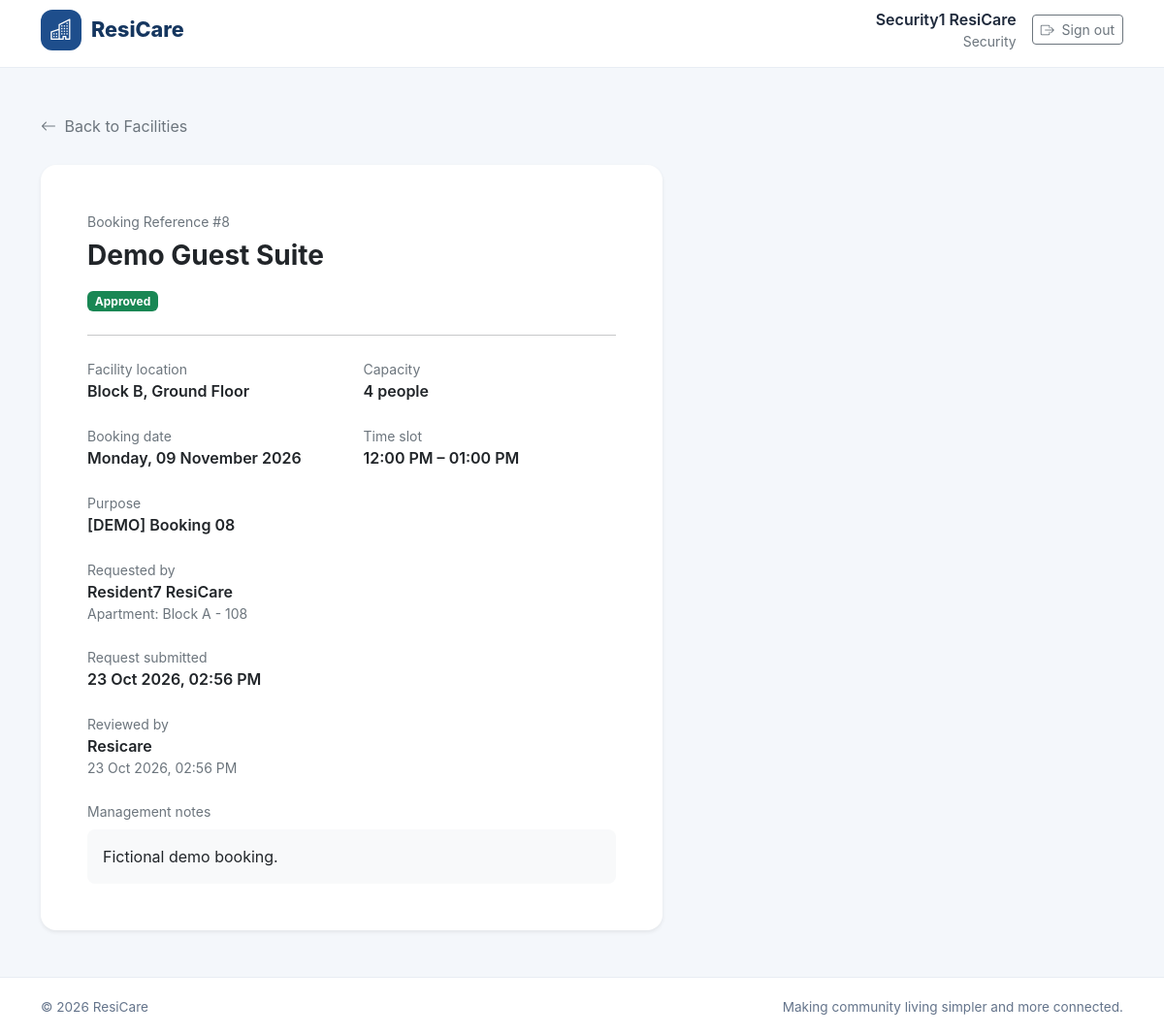
Screenshot of /facilities/booking/8/ (signed in) with the database file from the repository.
### accounts/models.py (models this page shows, shortened)
class User(AbstractUser):
    class Role(models.TextChoices):
        RESIDENT = "RESIDENT", "Resident"
        SECURITY = "SECURITY", "Security"
        MANAGEMENT = "MANAGEMENT", "Management"
    role = models.CharField(
        max_length=20,
        choices=Role.choices,
        default=Role.RESIDENT,
    )
    phone_number = models.CharField(
        max_length=15,
        blank=True,
    )

### facilities/models.py (models this page shows, shortened)
class FacilityBooking(models.Model):
    class Status(models.TextChoices):
        PENDING = "PENDING", "Pending Approval"
        APPROVED = "APPROVED", "Approved"
        REJECTED = "REJECTED", "Rejected"
        CANCELLED = "CANCELLED", "Cancelled"
    facility = models.ForeignKey(
        Facility,
        on_delete=models.PROTECT,
        related_name="bookings",
    )
    resident = models.ForeignKey(
        "residents.ResidentProfile",
        on_delete=models.PROTECT,
        related_name="facility_bookings",
    )
    booking_date = models.DateField()
    start_time = models.TimeField()
    end_time = models.TimeField()
    purpose = models.CharField(max_length=250)
    status = models.CharField(
        max_length=12,
        choices=Status.choices,
        default=Status.PENDING,
    )
    reviewed_by = models.ForeignKey(
        settings.AUTH_USER_MODEL,
        on_delete=models.SET_NULL,
        null=True,
        blank=True,
        related_name="reviewed_facility_bookings",
    )
    reviewed_at = models.DateTimeField(null=True, blank=True)
    management_notes = models.TextField(blank=True)
    created_at = models.DateTimeField(auto_now_add=True)
    updated_at = models.DateTimeField(auto_now=True)
    class Meta:
        ordering = ["-booking_date", "start_time"]
        indexes = [
            models.Index(fields=["facility", "booking_date", "status"]),
            models.Index(fields=["resident", "booking_date"]),
        ]

class Facility(models.Model):
    name = models.CharField(max_length=120, unique=True)
    description = models.TextField()
    location = models.CharField(max_length=150)
    capacity = models.PositiveIntegerField(default=10)
    opening_time = models.TimeField()
    closing_time = models.TimeField()
    is_active = models.BooleanField(default=True)
    created_at = models.DateTimeField(auto_now_add=True)
    updated_at = models.DateTimeField(auto_now=True)
    class Meta:
        ordering = ["name"]

### residents/models.py (models this page shows, shortened)
class ResidentProfile(models.Model):
    class ResidentType(models.TextChoices):
        OWNER = "OWNER", "Owner"
        TENANT = "TENANT", "Tenant"
        FAMILY_MEMBER = "FAMILY_MEMBER", "Family Member"
    user = models.OneToOneField(
        settings.AUTH_USER_MODEL,
        on_delete=models.CASCADE,
        related_name="resident_profile",
    )
    apartment = models.ForeignKey(
        Apartment,
        on_delete=models.PROTECT,
        related_name="resident_profiles",
        null=True,
        blank=True,
    )
    resident_type = models.CharField(
        max_length=20,
        choices=ResidentType.choices,
        default=ResidentType.OWNER,
    )
    move_in_date = models.DateField(null=True, blank=True)
    emergency_contact_name = models.CharField(max_length=100, blank=True)
    emergency_contact_phone = models.CharField(max_length=15, blank=True)
    created_at = models.DateTimeField(auto_now_add=True)
    updated_at = models.DateTimeField(auto_now=True)
    class Meta:
        ordering = ["user__last_name", "user__first_name"]

class Apartment(models.Model):
    building_name = models.CharField(max_length=100, default="Main Building")
    unit_number = models.CharField(max_length=20)
    floor_number = models.PositiveIntegerField(default=0)
    bedrooms = models.PositiveSmallIntegerField(default=1)
    area_sqft = models.PositiveIntegerField(
        null=True,
        blank=True,
        validators=[MinValueValidator(1)],
    )
    monthly_maintenance = models.DecimalField(
        max_digits=10,
        decimal_places=2,
        default=0,
        validators=[MinValueValidator(0)],
    )
    is_active = models.BooleanField(default=True)
    created_at = models.DateTimeField(auto_now_add=True)
    updated_at = models.DateTimeField(auto_now=True)
    class Meta:
        ordering = ["building_name", "unit_number"]
        constraints = [
            models.UniqueConstraint(
                fields=["building_name", "unit_number"],
                name="unique_apartment_unit_per_building",
            )
        ]
    def __str__(self):
        return f"{self.building_name} - {self.unit_number}"

### facilities/views.py (the view, shortened to what this page needs)
@login_required
def booking_detail(request, booking_id):
    booking = get_object_or_404(
        FacilityBooking.objects.select_related(
            "facility",
            "resident__user",
            "reviewed_by",
        ),
        pk=booking_id,
    )
    user = request.user
    role = user.role
    if role == "RESIDENT":
        profile = get_resident_profile(user)
        if profile is None or booking.resident_id != profile.pk:
            raise PermissionDenied
    elif role == "SECURITY":
        if booking.status != FacilityBooking.Status.APPROVED:
            raise PermissionDenied
    elif role != "MANAGEMENT":
        raise PermissionDenied
    review_form = None
    return render(
        request,
        "facilities/booking_detail.html",
        {
            "booking": booking,
            "review_form": review_form,
            "role": role,
        },
    )

### templates/facilities/booking_detail.html (shortened to what this page needs)
{% extends "base.html" %}
{% block content %}
<div class="container py-4 py-lg-5">
    <a href="{% url 'facilities:dashboard' %}"
       class="text-decoration-none text-secondary">
        <i class="bi bi-arrow-left me-1"></i> Back to Facilities
    </a>
    <div class="row g-4 mt-1">
        <div class="col-12 col-lg-7">
            <div class="card border-0 shadow-sm rounded-4">
                <div class="card-body p-4 p-lg-5">
                    <div class="small text-secondary mb-2">
                        Booking Reference #{{ booking.id }}
                    </div>
                    <h1 class="h3 fw-bold mb-3">{{ booking.facility.name }}</h1>
                    <span class="badge
                        {% if booking.status == 'APPROVED' %}text-bg-success
                        {% elif booking.status == 'REJECTED' %}text-bg-danger
                        {% elif booking.status == 'PENDING' %}text-bg-warning
                        {% else %}text-bg-secondary{% endif %}">
                        {{ booking.get_status_display }}
                    </span>
                    <hr class="my-4">
                    <div class="row g-4">
                        <div class="col-sm-6">
                            <div class="small text-secondary">Facility location</div>
                            <div class="fw-semibold">{{ booking.facility.location }}</div>
                        </div>
                        <div class="col-sm-6">
                            <div class="small text-secondary">Capacity</div>
                            <div class="fw-semibold">{{ booking.facility.capacity }} people</div>
                        </div>
                        <div class="col-sm-6">
                            <div class="small text-secondary">Booking date</div>
                            <div class="fw-semibold">{{ booking.booking_date|date:"l, d F Y" }}</div>
                        </div>
                        <div class="col-sm-6">
                            <div class="small text-secondary">Time slot</div>
                            <div class="fw-semibold">
                                {{ booking.start_time|time:"h:i A" }} – {{ booking.end_time|time:"h:i A" }}
                            </div>
                        </div>
                        <div class="col-12">
                            <div class="small text-secondary">Purpose</div>
                            <div class="fw-semibold">{{ booking.purpose }}</div>
                        </div>
                        {% if role != "RESIDENT" %}
                        <div class="col-12">
                            <div class="small text-secondary">Requested by</div>
                            <div class="fw-semibold">
                                {{ booking.resident.user.get_full_name|default:booking.resident.user.username }}
                            </div>
                            <div class="small text-secondary">
                                Apartment:
                                {% if booking.resident.apartment %}
                                    {{ booking.resident.apartment }}
                                {% else %}
                                    Not assigned
                                {% endif %}
                            </div>
                        </div>
                        {% endif %}
                        <div class="col-12">
                            <div class="small text-secondary">Request submitted</div>
                            <div class="fw-semibold">{{ booking.created_at|date:"d M Y, h:i A" }}</div>
                        </div>
                        {% if booking.reviewed_by %}
                        <div class="col-12">
                            <div class="small text-secondary">Reviewed by</div>
                            <div class="fw-semibold">
                                {{ booking.reviewed_by.get_full_name|default:booking.reviewed_by.username }}
                            </div>
                            {% if booking.reviewed_at %}
                            <div class="small text-secondary">
                                {{ booking.reviewed_at|date:"d M Y, h:i A" }}
                            </div>
                            {% endif %}
                        </div>
                        {% endif %}
                        {% if booking.management_notes %}
                        <div class="col-12">
                            <div class="small text-secondary mb-2">Management notes</div>
                            <div class="bg-light rounded-3 p-3"
                                 style="white-space:pre-wrap">{{ booking.management_notes }}</div>
                        </div>
                        {% endif %}
                    </div>
                </div>
            </div>
        </div>
    </div>
</div>
{% endblock %}

### templates/base.html (shortened to what this page needs)
{% load static %}
<!DOCTYPE html>
<html lang="en">
<head>
    <link href="https://cdn.jsdelivr.net/npm/bootstrap@5.3.3/dist/css/bootstrap.min.css"
          rel="stylesheet">
    <link href="https://cdn.jsdelivr.net/npm/bootstrap-icons@1.11.3/font/bootstrap-icons.min.css"
          rel="stylesheet">
</head>
<body>
    <header class="rc-navbar">
        <nav class="container h-100 d-flex align-items-center justify-content-between py-2">
            <a href="{% if user.is_authenticated %}{% url 'dashboard' %}{% else %}{% url 'login' %}{% endif %}"
               class="rc-brand">
                <span class="rc-brand-icon">
                    <i class="bi bi-buildings"></i>
                </span>
                <span>ResiCare</span>
            </a>
            {% if user.is_authenticated %}
                <div class="d-flex align-items-center gap-3">
                    <div class="d-none d-sm-block text-end">
                        <div class="fw-semibold">{{ user.get_full_name|default:user.username }}</div>
                        <div class="small text-secondary">{{ user.get_role_display }}</div>
                    </div>
                    <form method="post" action="{% url 'logout' %}" class="m-0">
                        <button type="submit" class="btn btn-outline-secondary btn-sm">
                            <i class="bi bi-box-arrow-right me-1"></i>
                            Sign out
                        </button>
                    </form>
                </div>
            {% endif %}
        </nav>
    </header>
    <main class="rc-main">
        {% block content %}{% endblock %}
    </main>
    <footer class="rc-footer">
        <div class="container d-flex flex-column flex-sm-row justify-content-between gap-2">
            <span>&copy; {% now "Y" %} ResiCare</span>
            <span>Making community living simpler and more connected.</span>
        </div>
    </footer>
</body>
</html>

### templates/base.html (style rules this page uses)
:root { --rc-primary: #1e4e8c; --rc-primary-dark: #15365f; --rc-background: #f4f7fb; --rc-text: #1e293b; --rc-muted: #64748b; }
* { box-sizing: border-box; }
body { margin: 0; font-family: Inter, "Segoe UI", Arial, sans-serif; color: var(--rc-text); background: var(--rc-background); }
.rc-navbar { min-height: 70px; background: #fff; border-bottom: 1px solid #e8edf4; }
.rc-brand { display: inline-flex; align-items: center; gap: 10px; color: var(--rc-primary-dark); font-size: 1.35rem; font-weight: 800; text-decoration: none; }
.rc-brand-icon { display: inline-flex; align-items: center; justify-content: center; width: 42px; height: 42px; color: #fff; background: var(--rc-primary); border-radius: 12px; }
.rc-main { min-height: calc(100vh - 130px); }
.rc-footer { padding: 20px 0; color: var(--rc-muted); background: #fff; border-top: 1px solid #e8edf4; font-size: .85rem; }

### rows the page displays
User: get_full_name "Security1 ResiCare", role "Security"
FacilityBooking: id "8", facility.name "Demo Guest Suite", status "Approved", facility.location "Block B, Ground Floor", facility.capacity "4", booking_date "Monday, 09 November 2026", start_time "12:00 PM", end_time "01:00 PM", purpose "[DEMO] Booking 08", resident.user.get_full_name "Resident7 ResiCare", resident.apartment "Block A - 108", created_at "23 Oct 2026, 02:56 PM", reviewed_by.get_full_name "Resicare", reviewed_at "23 Oct 2026, 02:56 PM", management_notes "Fictional demo booking."
